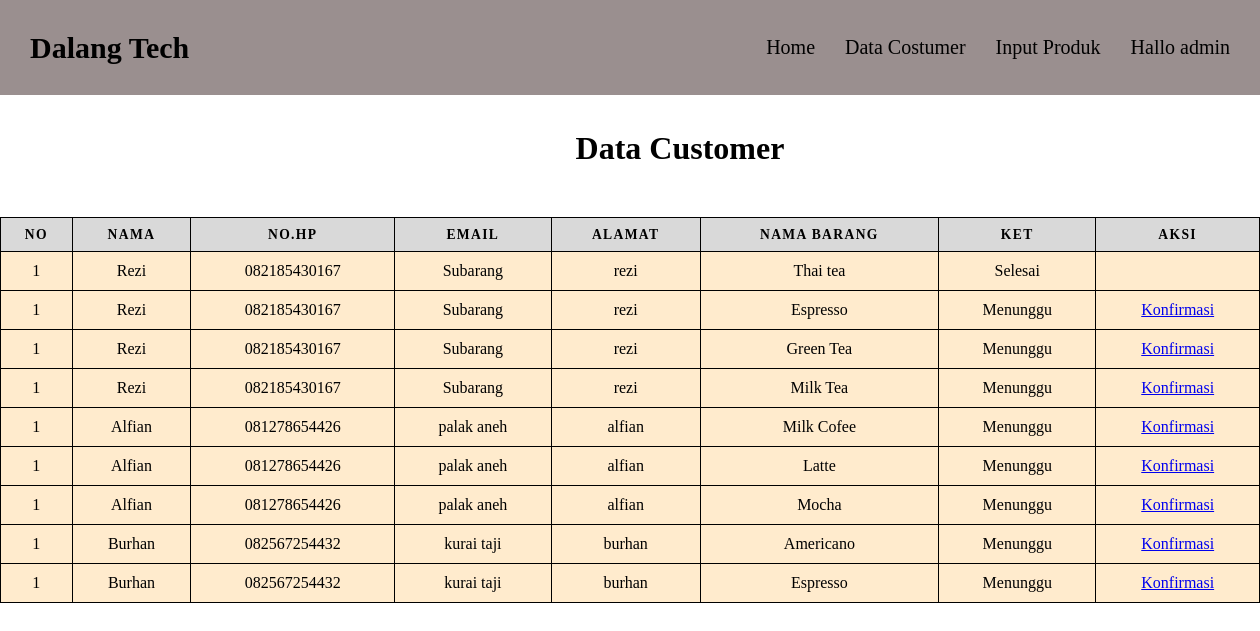
The page /DataCostumer.php (signed in) on the database its author committed.
### tables this page shows
CREATE TABLE `datacostumer` (
  `id` int(25) NOT NULL,
  `nama` varchar(50) NOT NULL,
  `hp` varchar(50) NOT NULL,
  `email` varchar(50) NOT NULL,
  `alamat` varchar(2000) NOT NULL,
  `namabarang` varchar(2000) NOT NULL,
  `harga` varchar(500) NOT NULL,
  `buktipembayaran` varchar(50) NOT NULL,
  `status` varchar(50) NOT NULL
);

### DataCostumer.php (the view, shortened to what this page needs)
<?php
$conn = mysqli_connect('localhost','root','','kadaiateh');
$result = mysqli_query($conn, "SELECT * FROM datacostumer");
$username=$_SESSION["username"];
?>
<!DOCTYPE html>
<html lang="en">
<head>
    <link rel="stylesheet" href="menu copy.css">
</head>
<body>
    <div class="ncountainer">
        <nav class="wrapper">
            <div class="brand">
                <div class="name">Dalang Tech</div>
            </div>
            <ul class="navigation">
                        <?php
            if (isset($_SESSION["username"]) == 'admin') {
                ?>
                  <li><a href="indexadmin.php" class="nav">Home</a></li>
                                <li><a href="DataCostumer.php" class="nav">Data Costumer</a></li>
                                <li><a href="InputProduk.php" class="nav">Input Produk</a></li>
                                <li><a href="logout.php" class="nav">Hallo
                                <?php echo $username; ?></a></li>
                                <?php
            }
            ?>
            </ul>
        </nav>
    </div>
    <div class="icountainer">
        <div class="place">
            <h1 class="judul">Data Customer</h1>
            <div class="table">
                <table border="1" class="tabel-input">
                    <thead>
                        <tr>
                            <th>No</th>
                            <th>Nama</th>
                            <th>No.Hp</th>
                            <th>Email</th>
                            <th>Alamat</th>
                            <th>Nama barang</th>
                            <th>Ket</th>
                            <th>Aksi</th>
                        </tr>
                    </thead>
                    <tbody>
                    <?php $i=1; while ($row = mysqli_fetch_assoc($result)): ?>
                        <tr>
                          <td class="no">1</td>
                          <td><?php echo $row["nama"]; ?></td>
                          <td><?php echo $row["hp"]; ?></td>
                          <td><?php echo $row["email"]; ?></td>
                          <td><?php echo $row["alamat"]; ?></td>
                          <td><?php echo $row["namabarang"]; ?></td>
                          <td><?php echo $row["status"]; ?></td>
                          <td><?php
                       $resultcountconfirmation = mysqli_query($conn, "SELECT * FROM `datacostumer` WHERE status = 'Menunggu' AND id = $row[id];");
                          $data=mysqli_fetch_assoc($resultcountconfirmation);
                            if ($data['status'] == 'Menunggu') {
                                echo '<a href="payconfirm.php?id='.$row["id"].'">Konfirmasi</a>';
                            } else if ($data ['status'] == 'Selesai') {
                                echo '<p> - </p>';
                            }
                        ?>
                        </td>
                        </tr>
                          <?php $i++; endwhile; ?>
                      </tbody>
                </table>
            </div>
        </div>
    </div>
</body>
</html>

### menu copy.css (style rules this page uses)
*, html , body { margin: 0; padding: 0; font-family: poppin; }
.ncountainer { width: 100%; height: 10vh; display: flex; margin-bottom: 10px; }
.wrapper { width: 100%; height: 65px; background-color: #9A8F8F; display: flex; font-size: 20px; padding: 15px; justify-content: space-between; align-items: center; }
.brand { display: flex; font-size: 1.5em; padding: 15px; }
.name { color: black; font-weight: 700; }
.navigation { display: flex; justify-content: center; align-items: center; }
.navigation > li { list-style-type: none; padding: 15px; color: black; }
.nav { text-decoration: none; color: black; }
h1 { width: 100%; text-align: center; }
.icountainer { max-width: 1270px; width: 100%; padding: 0 0px; margin: 0 auto; }
.place { width: 100%; height: 736px; }
.judul { text-align: center; margin: 50px; }
.tabel-input { border: 1px solid black; border-collapse: collapse; margin: 0; padding: 0; width: 100%; }
.tabel-input tr { background: #FFEBCD; border: 1px solid black; padding: .35em; }
.tabel-input th { white-space: nowrap; padding: .625em; }
.tabel-input td { padding: .625em; text-align: center; }
.tabel-input th { font-size: .85em; letter-spacing: .1em; text-transform: uppercase; background: #D9D9D9; color: black; }

### rows shown on the page
datacostumer: nama "Rezi", hp "082185430167", email "Subarang", alamat "rezi", namabarang "Thai tea", status "Selesai"
datacostumer: nama "Rezi", hp "082185430167", email "Subarang", alamat "rezi", namabarang "Espresso", status "Menunggu"
datacostumer: nama "Rezi", hp "082185430167", email "Subarang", alamat "rezi", namabarang "Green Tea", status "Menunggu"
datacostumer: nama "Rezi", hp "082185430167", email "Subarang", alamat "rezi", namabarang "Milk Tea", status "Menunggu"
datacostumer: nama "Alfian", hp "081278654426", email "palak aneh", alamat "alfian", namabarang "Milk Cofee", status "Menunggu"
datacostumer: nama "Alfian", hp "081278654426", email "palak aneh", alamat "alfian", namabarang "Latte", status "Menunggu"
datacostumer: nama "Alfian", hp "081278654426", email "palak aneh", alamat "alfian", namabarang "Mocha", status "Menunggu"
datacostumer: nama "Burhan", hp "082567254432", email "kurai taji", alamat "burhan", namabarang "Americano", status "Menunggu"
datacostumer: nama "Burhan", hp "082567254432", email "kurai taji", alamat "burhan", namabarang "Espresso", status "Menunggu"

### other values the page prints
$username "admin"
